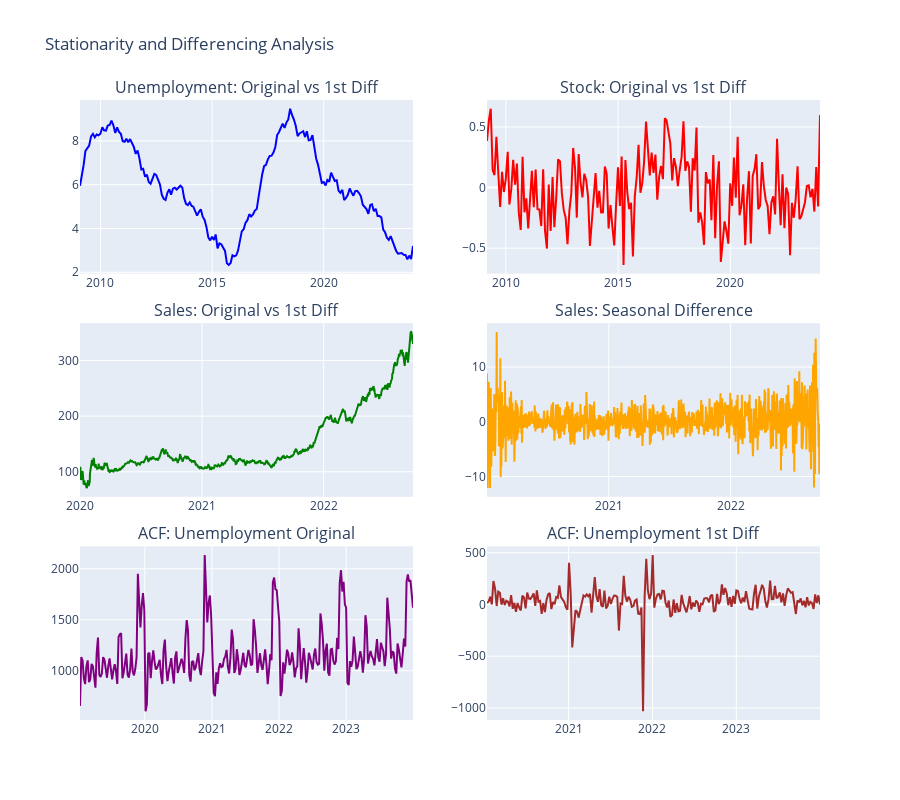

This figure's notebook cell:
### Code cell
# 1. STATIONARITY TESTING AND DIFFERENCING
print(" 1. STATIONARITY TESTING & DIFFERENCING")
print("=" * 40)

def test_stationarity(series, name):
 """Perform comprehensive stationarity tests"""
 print(f"\n{name} Stationarity Tests:")

 # Augmented Dickey-Fuller test
 adf_result = adfuller(series.dropna())
 print(f"• ADF Statistic: {adf_result[0]:.4f}")
 print(f"• ADF p-value: {adf_result[1]:.4f}")
 print(f"• ADF Critical Values: {adf_result[4]}")

 # KPSS test
 kpss_result = kpss(series.dropna())
 print(f"• KPSS Statistic: {kpss_result[0]:.4f}")
 print(f"• KPSS p-value: {kpss_result[1]:.4f}")
 print(f"• KPSS Critical Values: {kpss_result[3]}")

 # Interpretation
 adf_stationary = adf_result[1] < 0.05
 kpss_stationary = kpss_result[1] > 0.05

 if adf_stationary and kpss_stationary:
     conclusion = "STATIONARY"
 elif not adf_stationary and not kpss_stationary:
     conclusion = "NON-STATIONARY"
 else:
     conclusion = "INCONCLUSIVE"

 print(f"• Conclusion: {conclusion}")
 return adf_stationary, kpss_stationary

# Test original series
print("Testing Original Series:")
unemployment_adf, unemployment_kpss = test_stationarity(unemployment_df['unemployment_rate'], "Unemployment Rate")
stock_adf, stock_kpss = test_stationarity(stock_df['price'], "Stock Price")
sales_adf, sales_kpss = test_stationarity(sales_df['sales'], "Sales")

# Test returns (for stock prices)
stock_returns_adf, stock_returns_kpss = test_stationarity(stock_df['returns'], "Stock Returns")

# Apply differencing
unemployment_diff1 = unemployment_df['unemployment_rate'].diff().dropna()
stock_price_diff1 = stock_df['price'].diff().dropna()
sales_diff1 = sales_df['sales'].diff().dropna()

print(f"\nTesting First Differences:")
test_stationarity(unemployment_diff1, "Unemployment Rate (1st diff)")
test_stationarity(stock_price_diff1, "Stock Price (1st diff)")
test_stationarity(sales_diff1, "Sales (1st diff)")

# Test seasonal differencing for sales
sales_seasonal_diff = sales_df['sales'].diff(52).dropna() # 52-week seasonal differencing
if len(sales_seasonal_diff) > 52: # Ensure enough data
    test_stationarity(sales_seasonal_diff, "Sales (Seasonal diff)")

# Visualize differencing effects
fig_diff = make_subplots(
 rows=3, cols=2,
 subplot_titles=['Unemployment: Original vs 1st Diff', 'Stock: Original vs 1st Diff',
 'Sales: Original vs 1st Diff', 'Sales: Seasonal Difference',
 'ACF: Unemployment Original', 'ACF: Unemployment 1st Diff'],
 vertical_spacing=0.08
)

# Original vs differenced series
fig_diff.add_trace(
 go.Scatter(x=unemployment_df.index, y=unemployment_df['unemployment_rate'],
 name='Unemployment Original', line=dict(color='blue')),
 row=1, col=1
)
fig_diff.add_trace(
 go.Scatter(x=unemployment_diff1.index, y=unemployment_diff1,
 name='Unemployment 1st Diff', line=dict(color='red')),
 row=1, col=2
)

fig_diff.add_trace(
 go.Scatter(x=stock_df.index, y=stock_df['price'],
 name='Stock Price', line=dict(color='green')),
 row=2, col=1
)
fig_diff.add_trace(
 go.Scatter(x=stock_price_diff1.index, y=stock_price_diff1,
 name='Stock 1st Diff', line=dict(color='orange')),
 row=2, col=2
)

fig_diff.add_trace(
 go.Scatter(x=sales_df.index, y=sales_df['sales'],
 name='Sales Original', line=dict(color='purple')),
 row=3, col=1
)
fig_diff.add_trace(
 go.Scatter(x=sales_seasonal_diff.index, y=sales_seasonal_diff,
 name='Sales Seasonal Diff', line=dict(color='brown')),
 row=3, col=2
)

fig_diff.update_layout(height=800, title="Stationarity and Differencing Analysis", showlegend=False)
fig_diff.show()

# Summary of differencing requirements
print(f"\n Differencing Requirements Summary:")
print(f"• Unemployment Rate: {'Stationary' if unemployment_adf and unemployment_kpss else '1st difference needed'}")
print(f"• Stock Price: 1st difference needed (non-stationary)")
print(f"• Stock Returns: {'Stationary' if stock_returns_adf and stock_returns_kpss else 'Needs differencing'}")
print(f"• Sales: 1st difference + seasonal differencing likely needed")

### Figure 1 — Plotly figure (JSON) as saved in the notebook; plotly's stock layout.template omitted (floating-point values rounded to 4 significant figures; data arrays with more than 128 entries replaced by an {"elided": "..."} marker saying what was removed)
{"data": [{"line": {"color": "blue"}, "name": "Unemployment Original", "type": "scatter", "x": {"elided": "180 str values"}, "xaxis": "x", "y": {"elided": "180 float values"}, "yaxis": "y"}, {"line": {"color": "red"}, "name": "Unemployment 1st Diff", "type": "scatter", "x": {"elided": "179 str values"}, "xaxis": "x2", "y": {"elided": "179 float values"}, "yaxis": "y2"}, {"line": {"color": "green"}, "name": "Stock Price", "type": "scatter", "x": {"elided": "1000 str values"}, "xaxis": "x3", "y": {"elided": "1000 float values"}, "yaxis": "y3"}, {"line": {"color": "orange"}, "name": "Stock 1st Diff", "type": "scatter", "x": {"elided": "999 str values"}, "xaxis": "x4", "y": {"elided": "999 float values"}, "yaxis": "y4"}, {"line": {"color": "purple"}, "name": "Sales Original", "type": "scatter", "x": {"elided": "260 str values"}, "xaxis": "x5", "y": {"elided": "260 float values"}, "yaxis": "y5"}, {"line": {"color": "brown"}, "name": "Sales Seasonal Diff", "type": "scatter", "x": {"elided": "208 str values"}, "xaxis": "x6", "y": {"elided": "208 float values"}, "yaxis": "y6"}], "layout": {"annotations": [{"font": {"size": 16}, "showarrow": false, "text": "Unemployment: Original vs 1st Diff", "x": 0.225, "xanchor": "center", "xref": "paper", "y": 1, "yanchor": "bottom", "yref": "paper"}, {"font": {"size": 16}, "showarrow": false, "text": "Stock: Original vs 1st Diff", "x": 0.775, "xanchor": "center", "xref": "paper", "y": 1, "yanchor": "bottom", "yref": "paper"}, {"font": {"size": 16}, "showarrow": false, "text": "Sales: Original vs 1st Diff", "x": 0.225, "xanchor": "center", "xref": "paper", "y": 0.64, "yanchor": "bottom", "yref": "paper"}, {"font": {"size": 16}, "showarrow": false, "text": "Sales: Seasonal Difference", "x": 0.775, "xanchor": "center", "xref": "paper", "y": 0.64, "yanchor": "bottom", "yref": "paper"}, {"font": {"size": 16}, "showarrow": false, "text": "ACF: Unemployment Original", "x": 0.225, "xanchor": "center", "xref": "paper", "y": 0.28, "yanchor": "bottom", "yref": "paper"}, {"font": {"size": 16}, "showarrow": false, "text": "ACF: Unemployment 1st Diff", "x": 0.775, "xanchor": "center", "xref": "paper", "y": 0.28, "yanchor": "bottom", "yref": "paper"}], "height": 800, "showlegend": false, "title": {"text": "Stationarity and Differencing Analysis"}, "xaxis": {"anchor": "y", "domain": [0, 0.45]}, "xaxis2": {"anchor": "y2", "domain": [0.55, 1]}, "xaxis3": {"anchor": "y3", "domain": [0, 0.45]}, "xaxis4": {"anchor": "y4", "domain": [0.55, 1]}, "xaxis5": {"anchor": "y5", "domain": [0, 0.45]}, "xaxis6": {"anchor": "y6", "domain": [0.55, 1]}, "yaxis": {"anchor": "x", "domain": [0.72, 1]}, "yaxis2": {"anchor": "x2", "domain": [0.72, 1]}, "yaxis3": {"anchor": "x3", "domain": [0.36, 0.64]}, "yaxis4": {"anchor": "x4", "domain": [0.36, 0.64]}, "yaxis5": {"anchor": "x5", "domain": [0, 0.28]}, "yaxis6": {"anchor": "x6", "domain": [0, 0.28]}}}
